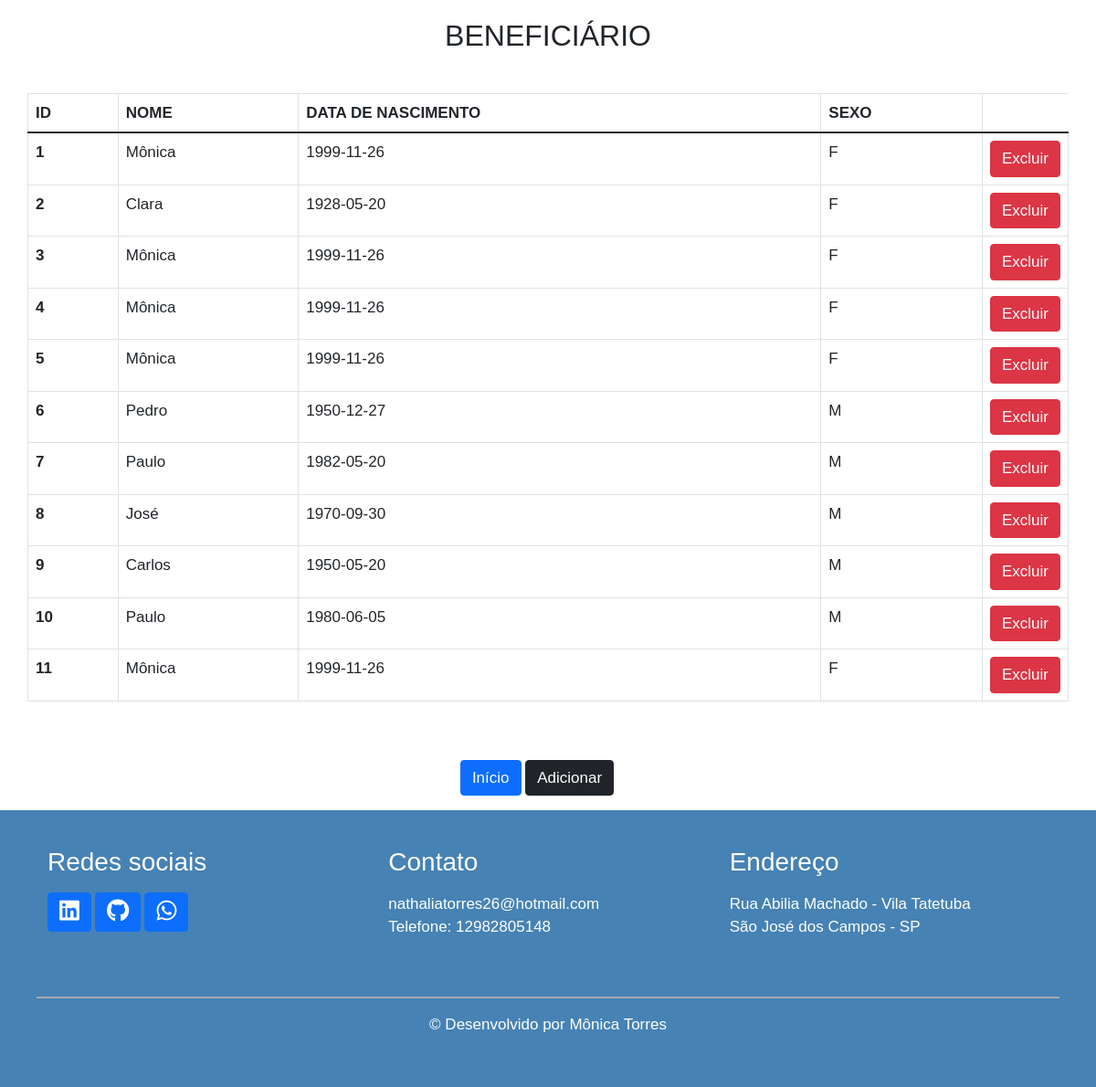
Page /index_beneficiario.php on the committed database.
### tables this page shows
CREATE TABLE `beneficiario` (
  `beneficiarioID` int(11) NOT NULL,
  `data_nasc` date DEFAULT NULL,
  `nome` varchar(11) DEFAULT NULL,
  `sexo` text DEFAULT NULL
);

### index_beneficiario.php (the view, shortened to what this page needs)
<!DOCTYPE html>
<html lang="pt-br">
<head>
    <link rel="stylesheet" href="assets/css/bootstrap.min.css">
    <link rel="stylesheet" href="./assets/css/style.css">
    <link rel="stylesheet" href="https://pro.fontawesome.com/releases/v5.10.0/css/all.css" />
</head>
<body>
    <section class="home-bene">
        <div class="container">
            <div class="jumbotron">
                <div class="row">
                    <h2>Beneficiário</h2>
                </div>
            </div>
            <div class="row">
                <table class="table table-bordered table-hover">
                    <thead>
                        <tr>
                            <th scope="col">Id</th>
                            <th scope="col">Nome</th>
                            <th scope="col">Data de Nascimento</th>
                            <th scope="col">Sexo</th>
                        </tr>
                    </thead>
                    <tbody>
                        <?php
                        $pdo = Banco::conectar();
                        $sql = 'SELECT * FROM beneficiario ORDER BY beneficiarioID ASC';
                        foreach ($pdo->query($sql) as $row) {
                            echo '<tr>';
                            echo '<th scope="row">' . $row['beneficiarioID'] . '</th>';
                            echo '<td>' . $row['nome'] . '</td>';
                            echo '<td>' . $row['data_nasc'] . '</td>';
                            echo '<td>' . $row['sexo'] . '</td>';
                            echo '<td width=10>';
                            echo '<a class="btn btn-danger" href="tables/beneficiario/delete_beneficiario.php?id=' . $row['beneficiarioID'] . '">Excluir</a>';
                            echo '</td>';
                            echo '</tr>';
                        }
                        ?>
                    </tbody>
                </table>
                <div class="row mt-5 text-center">
                    <div class="col-md-12">
                        <p>
                            <a href="index.php" class="btn btn-primary">Início</a>
                            <a href="tables/beneficiario/create_beneficiario.php" class="btn btn-dark">Adicionar</a>
                        </p>
                    </div>
                </div>
            </div>
        </div>
    </section>
    <?php include("footer.php"); ?>
</body>
</html>

### assets/css/style.css (style rules this page uses)
p, a, input, th, td { font-size: 17px!important; font-family: 'Montserrat', sans-serif; text-decoration: none; line-height: 25px; }
h1, h2, h3, h4, h5, h6 { font-family: 'Montserrat', sans-serif; font-weight: 500; }
.btn { font-family: 'Montserrat', sans-serif!important; }
h2, th { text-transform: uppercase; }
.home-aten h2, .home-bene h2, .home-espe h2, .home-local h2, .home-med h2, .home-pro h2 { text-align: center; margin: 20px 0; }

### rows in the picture
beneficiario: beneficiarioID "1", nome "Mônica", data_nasc "1999-11-26", sexo "F"
beneficiario: beneficiarioID "2", nome "Clara", data_nasc "1928-05-20", sexo "F"
beneficiario: beneficiarioID "3", nome "Mônica", data_nasc "1999-11-26", sexo "F"
beneficiario: beneficiarioID "4", nome "Mônica", data_nasc "1999-11-26", sexo "F"
beneficiario: beneficiarioID "5", nome "Mônica", data_nasc "1999-11-26", sexo "F"
beneficiario: beneficiarioID "6", nome "Pedro", data_nasc "1950-12-27", sexo "M"
beneficiario: beneficiarioID "7", nome "Paulo", data_nasc "1982-05-20", sexo "M"
beneficiario: beneficiarioID "8", nome "José", data_nasc "1970-09-30", sexo "M"
beneficiario: beneficiarioID "9", nome "Carlos", data_nasc "1950-05-20", sexo "M"
beneficiario: beneficiarioID "10", nome "Paulo", data_nasc "1980-06-05", sexo "M"
beneficiario: beneficiarioID "11", nome "Mônica", data_nasc "1999-11-26", sexo "F"
